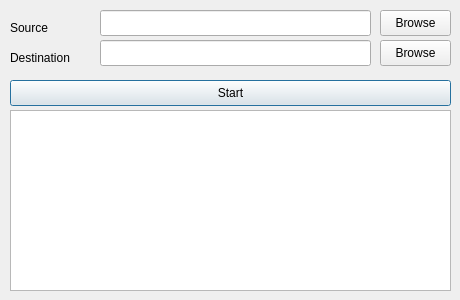
<?xml version="1.0" encoding="UTF-8"?>
<ui version="4.0">
 <class>Format2ToFormat3DialogClass</class>
 <widget class="QDialog" name="Format2ToFormat3DialogClass">
  <property name="geometry">
   <rect>
    <x>0</x>
    <y>0</y>
    <width>460</width>
    <height>300</height>
   </rect>
  </property>
  <property name="minimumSize">
   <size>
    <width>460</width>
    <height>300</height>
   </size>
  </property>
  <property name="maximumSize">
   <size>
    <width>460</width>
    <height>300</height>
   </size>
  </property>
  <property name="windowTitle">
   <string>Format2 to Format3 Converter</string>
  </property>
  <widget class="QLineEdit" name="destinationEdit">
   <property name="geometry">
    <rect>
     <x>100</x>
     <y>40</y>
     <width>271</width>
     <height>26</height>
    </rect>
   </property>
  </widget>
  <widget class="QPlainTextEdit" name="reportEdit">
   <property name="geometry">
    <rect>
     <x>10</x>
     <y>110</y>
     <width>441</width>
     <height>181</height>
    </rect>
   </property>
   <property name="undoRedoEnabled">
    <bool>false</bool>
   </property>
   <property name="readOnly">
    <bool>true</bool>
   </property>
   <property name="centerOnScroll">
    <bool>false</bool>
   </property>
  </widget>
  <widget class="QLabel" name="sourceLabel">
   <property name="geometry">
    <rect>
     <x>10</x>
     <y>20</y>
     <width>52</width>
     <height>16</height>
    </rect>
   </property>
   <property name="text">
    <string>Source</string>
   </property>
  </widget>
  <widget class="QLineEdit" name="sourceEdit">
   <property name="geometry">
    <rect>
     <x>100</x>
     <y>10</y>
     <width>271</width>
     <height>26</height>
    </rect>
   </property>
  </widget>
  <widget class="QPushButton" name="startButton">
   <property name="geometry">
    <rect>
     <x>10</x>
     <y>80</y>
     <width>441</width>
     <height>26</height>
    </rect>
   </property>
   <property name="text">
    <string>Start</string>
   </property>
  </widget>
  <widget class="QPushButton" name="browseSourceButton">
   <property name="geometry">
    <rect>
     <x>380</x>
     <y>10</y>
     <width>71</width>
     <height>26</height>
    </rect>
   </property>
   <property name="text">
    <string>Browse</string>
   </property>
  </widget>
  <widget class="QPushButton" name="browseDestinationButton">
   <property name="geometry">
    <rect>
     <x>380</x>
     <y>40</y>
     <width>71</width>
     <height>26</height>
    </rect>
   </property>
   <property name="text">
    <string>Browse</string>
   </property>
  </widget>
  <widget class="QLabel" name="destinationLabel">
   <property name="geometry">
    <rect>
     <x>10</x>
     <y>50</y>
     <width>81</width>
     <height>16</height>
    </rect>
   </property>
   <property name="text">
    <string>Destination</string>
   </property>
  </widget>
 </widget>
 <layoutdefault spacing="6" margin="11"/>
 <resources/>
 <connections/>
 <slots>
  <slot>onBrowseSourceButtonClick()</slot>
  <slot>onBrowseDestinationButtonClick()</slot>
  <slot>onStartButtonClick()</slot>
  <slot>onSourceEditChanged()</slot>
  <slot>onDestinationEditChanged()</slot>
 </slots>
</ui>
